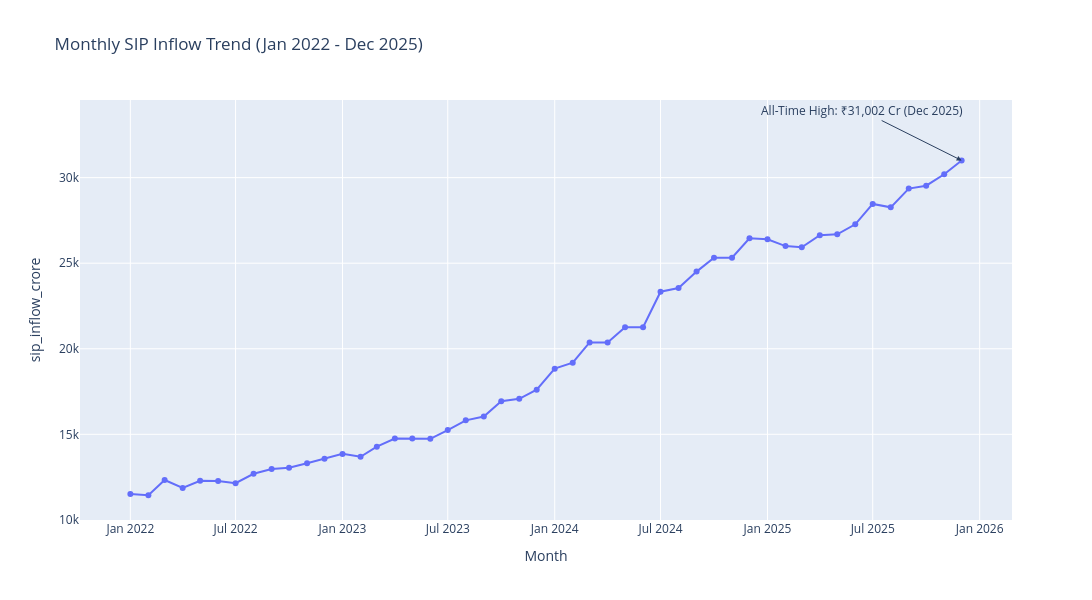

Source (notebook cell):
### Code cell
import pandas as pd
import plotly.express as px

# Load dataset
df = pd.read_csv("data/raw/04_monthly_sip_inflows.csv")
print(df.columns)
print(df.head())

# Convert date column to datetime
df["date"] = pd.to_datetime(df["month"])

# Filter Jan 2022 - Dec 2025
df = df[
    (df["date"] >= "2022-01-01") &
    (df["date"] <= "2025-12-31")
]

# Create line chart
fig = px.line(
    df,
    x="date",
    y="sip_inflow_crore",
    title="Monthly SIP Inflow Trend (Jan 2022 - Dec 2025)",
    labels={
        "date": "Month",
        "sip_inflow_cr": "SIP Inflow (₹ Crore)"
    },
    markers=True
)

# Annotate Dec 2025 all-time high
fig.add_annotation(
    x="2025-12-01",
    y=31002,
    text="All-Time High: ₹31,002 Cr (Dec 2025)",
    showarrow=True,
    arrowhead=2,
    ax=-100,
    ay=-50
)

# Improve layout
fig.update_layout(
    hovermode="x unified",
    width=1100,
    height=600
)

fig.show()

### Figure 1 — Plotly figure (JSON) as saved in the notebook; plotly's stock layout.template omitted (floating-point values rounded to 4 significant figures)
{"data": [{"hovertemplate": "Month=%{x}<br>sip_inflow_crore=%{y}<extra></extra>", "legendgroup": "", "line": {"color": "#636efa", "dash": "solid"}, "marker": {"symbol": "circle"}, "mode": "lines+markers", "name": "", "orientation": "v", "showlegend": false, "type": "scatter", "x": ["2022-01-01T00:00:00.000000", "2022-02-01T00:00:00.000000", "2022-03-01T00:00:00.000000", "2022-04-01T00:00:00.000000", "2022-05-01T00:00:00.000000", "2022-06-01T00:00:00.000000", "2022-07-01T00:00:00.000000", "2022-08-01T00:00:00.000000", "2022-09-01T00:00:00.000000", "2022-10-01T00:00:00.000000", "2022-11-01T00:00:00.000000", "2022-12-01T00:00:00.000000", "2023-01-01T00:00:00.000000", "2023-02-01T00:00:00.000000", "2023-03-01T00:00:00.000000", "2023-04-01T00:00:00.000000", "2023-05-01T00:00:00.000000", "2023-06-01T00:00:00.000000", "2023-07-01T00:00:00.000000", "2023-08-01T00:00:00.000000", "2023-09-01T00:00:00.000000", "2023-10-01T00:00:00.000000", "2023-11-01T00:00:00.000000", "2023-12-01T00:00:00.000000", "2024-01-01T00:00:00.000000", "2024-02-01T00:00:00.000000", "2024-03-01T00:00:00.000000", "2024-04-01T00:00:00.000000", "2024-05-01T00:00:00.000000", "2024-06-01T00:00:00.000000", "2024-07-01T00:00:00.000000", "2024-08-01T00:00:00.000000", "2024-09-01T00:00:00.000000", "2024-10-01T00:00:00.000000", "2024-11-01T00:00:00.000000", "2024-12-01T00:00:00.000000", "2025-01-01T00:00:00.000000", "2025-02-01T00:00:00.000000", "2025-03-01T00:00:00.000000", "2025-04-01T00:00:00.000000", "2025-05-01T00:00:00.000000", "2025-06-01T00:00:00.000000", "2025-07-01T00:00:00.000000", "2025-08-01T00:00:00.000000", "2025-09-01T00:00:00.000000", "2025-10-01T00:00:00.000000", "2025-11-01T00:00:00.000000", "2025-12-01T00:00:00.000000"], "xaxis": "x", "y": [11517, 11438, 12328, 11863, 12286, 12276, 12140, 12694, 12976, 13040, 13306, 13573, 13856, 13687, 14276, 14749, 14749, 14734, 15245, 15814, 16042, 16928, 17073, 17610, 18838, 19187, 20371, 20371, 21262, 21262, 23332, 23547, 24509, 25323, 25320, 26459, 26400, 25999, 25926, 26632, 26688, 27274, 28464, 28265, 29361, 29529, 30200, 31002], "yaxis": "y"}], "layout": {"annotations": [{"arrowhead": 2, "ax": -100, "ay": -50, "showarrow": true, "text": "All-Time High: ₹31,002 Cr (Dec 2025)", "x": "2025-12-01", "y": 31002}], "height": 600, "hovermode": "x unified", "legend": {"tracegroupgap": 0}, "title": {"text": "Monthly SIP Inflow Trend (Jan 2022 - Dec 2025)"}, "width": 1100, "xaxis": {"anchor": "y", "domain": [0, 1], "title": {"text": "Month"}}, "yaxis": {"anchor": "x", "domain": [0, 1], "title": {"text": "sip_inflow_crore"}}}}
